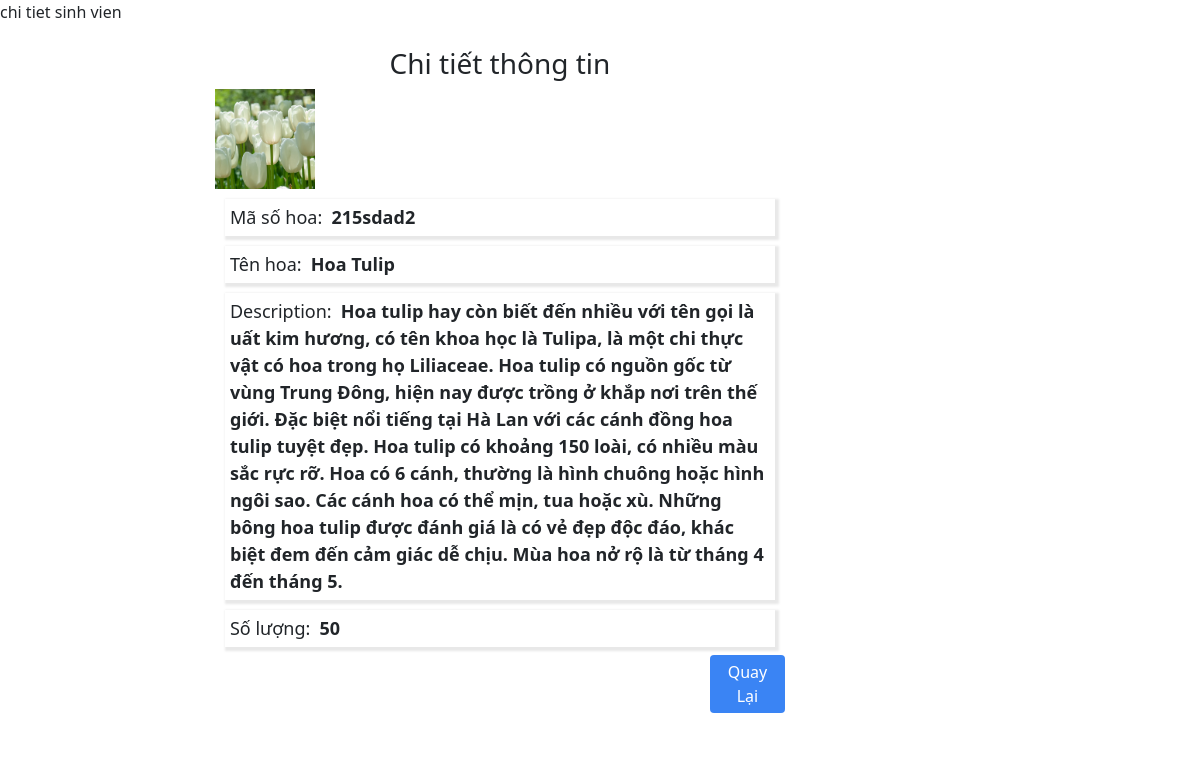
Page /myhome/flowers/2 on the committed database.
### myhome/models.py (models this page shows)
class flowers (models.Model):
    ms = models.CharField(max_length=100)
    name= models.TextField()
    price = models.TextField()
    image = models.ImageField(null=True)
    description = models.TextField()
    number = models.TextField()

### myhome/views.py (the view)
# urls.py: path('/flowers/<int:id>',views.flowers_id),
def flowers_id(request, id):
    Flowers = flowers.objects.get(id=id)
    return render(request, 'pages/detail.html', {'flowers':Flowers})

### myhome/templates/pages/detail.html
{% extends "pages/home.html" %}
{% block title %}
chi tiet sinh vien
{% endblock %}
{% block content %}
<div class="MuiBoxItem_Left MuiBoxStudent">
    <div class="information py-2">
        <form action="" class="formQLTT">
            <h3 class="text-center">Chi tiết thông tin</h3>
            <div class="group mssv">
                <img src="{{flowers.image.url}}" data-src="{{ flowers.image.url }}" width="100px" height="100px"/>
                <div class="row">
                    <div class="col-6 detail-item">
                        <label for="" class="detail-label">Mã số hoa:</label>
                        <span class="detail_text" id="mssv">{{flowers.ms}}</span>
                    </div>
                    <div class="col-6 detail-item">
                        <label for="" class="detail-label">Tên hoa:</label>
                        <span class="detail_text" id="name">{{flowers.name}}</span>
                    </div>
                    <div class="col-6 detail-item ">
                        <label for="" class="detail-label">Description:</label>
                        <span class="detail_text" id="email">{{flowers.description}}</span>
                    </div>
                    <div class="col-6 detail-item">
                        <label for="" class="detail-label">Số lượng:</label>
                        <span class="detail_text" id="phone">{{flowers.number}}</span>
                    </div>
                    <div class="col-12 py-2">
                        <div class="row justify-content-end">
                            <div class="col-2 txtBtn">
                                <a href="http://127.0.0.1:8000/myhome/home" type="button" class="btn txtOK">Quay Lại</a>
                            </div>
                        </div>
                    </div>
                </div>
            </div>
        </form>
    </div>
</div>
{% endblock %}

### myhome/templates/pages/home.html (style rules this page uses)
* { margin: 0; padding: 0; }
.MuiBoxItem_Left { width: 83.3333%; }
.MuiBoxStudent { background: #fff; padding: 15px 15px; border-radius: 6px; }
.group { margin: 0 200px; padding: 0px 0; }
.txtBtn { display: flex; justify-content: end; }
.btn { padding: 5px 10px; border: 0; }
.txtOK { background-color: #3a84f4; color: #fff; }
.detail-label { font-weight: 400; font-size: 18px; }
.detail_text { font-size: 18px; padding: 5px; font-weight: 600; }
.detail-item { padding: 13px 0; }
.detail-item { width: 550px; height: auto; background-color: rgb(255, 255, 255); z-index: 1000; margin: auto; margin-top: 10px; padding: 5px; box-shadow: 2px 2px 2px 2px rgba(227, 227, 227, 0.8); }

### rows in the picture
flowers: image (picture), ms "215sdad2", name "Hoa Tulip", description "Hoa tulip hay còn biết đến nhiều với tên gọi là uất kim hương, có tên khoa học là Tulipa, là một chi thực vật có hoa trong họ Liliaceae. Hoa tulip có nguồn gốc từ vùng Trung Đông, hiện nay được trồng ở khắp nơi trên thế giới. Đặc biệt nổi tiếng tại Hà Lan với các cánh đồng hoa tulip tuyệt đẹp. Hoa tulip có khoảng 150 loài, có nhiều màu sắc rực rỡ. Hoa có 6 cánh, thường là hình chuông hoặc hình ngôi sao. Các cánh hoa có thể mịn, tua hoặc xù. Những bông hoa tulip được đánh giá là có vẻ đẹp độc đáo, khác biệt đem đến cảm giác dễ chịu. Mùa hoa nở rộ là từ tháng 4 đến tháng 5.", number "50"
